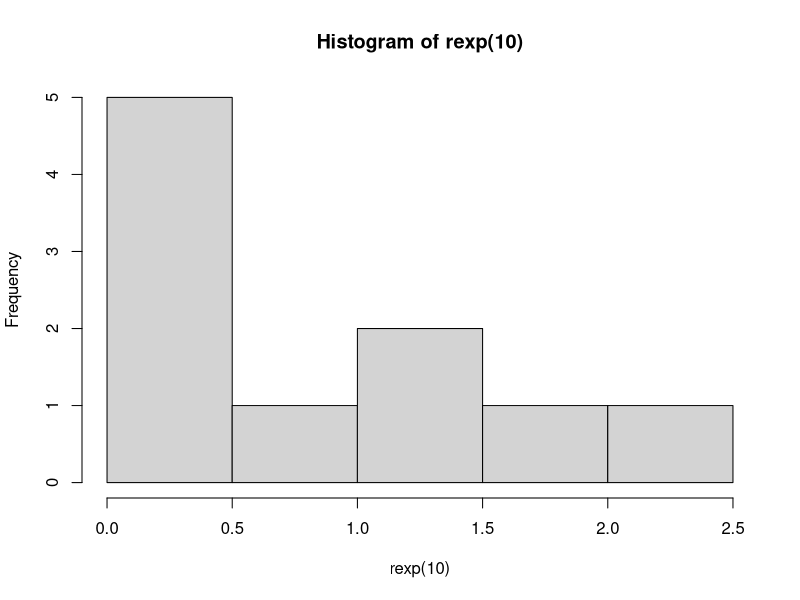
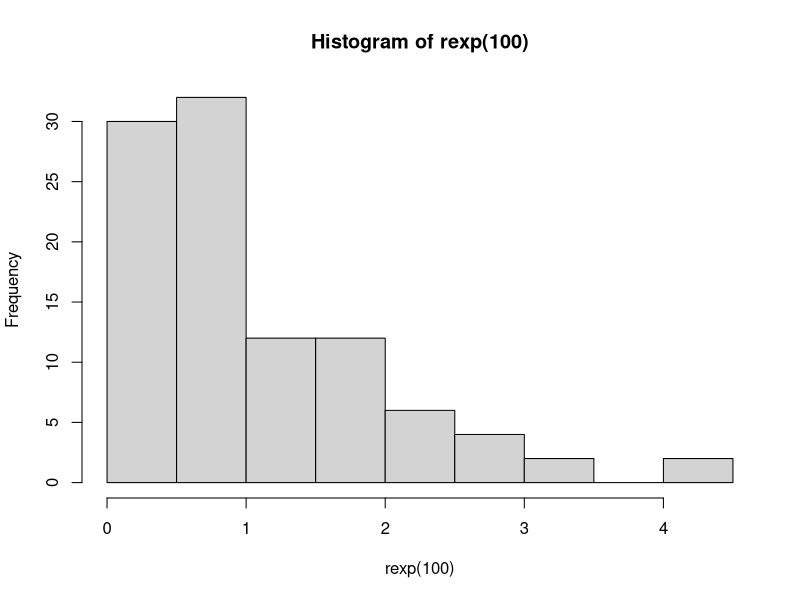
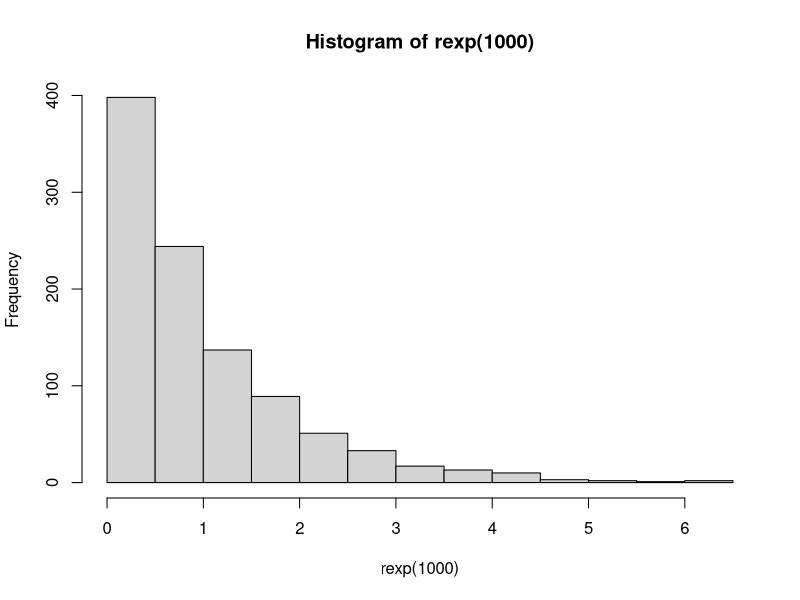
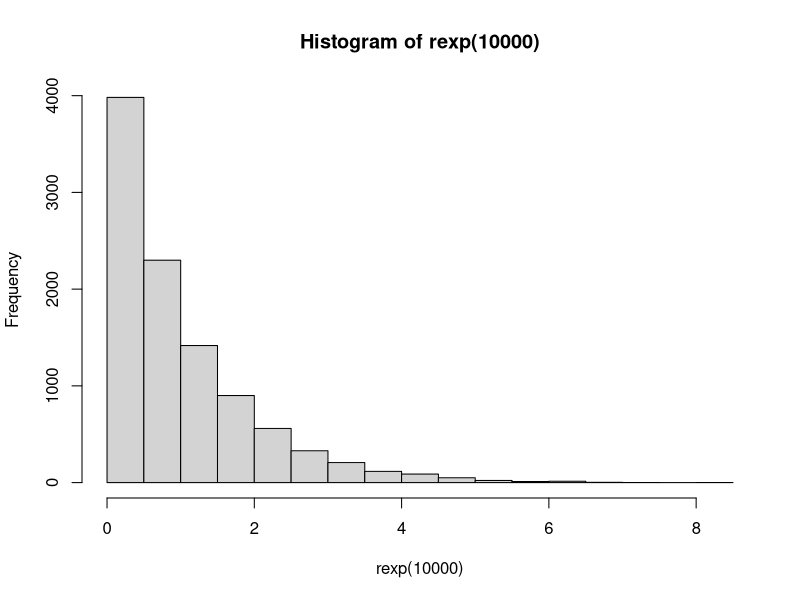

Write R code to recreate these figures, in order.
#nomor 5
set.seed(1)
#5a
lamb <- 3
dexp(lamb) #build in function eksponensial

#5b membuat histogram untuk 10 , 100, 1000, dan 10000 bilangan random
set.seed(3)
hist(rexp(10))
set.seed(3)
hist(rexp(100))
set.seed(3)
hist(rexp(1000))
set.seed(3)
hist(rexp(10000))

#5c
#rumus rata rata eksponensial
rataan <- function(lamb){
  return (1/lamb)
}
rataan(lamb) 
#rumus varian eksponensial
varian <- function(lamb){
  return (1/(lamb*lamb))
}
varian(lamb) 
paste("5c: rata-rata = ", rataan(lamb), ", varian = ", varian(lamb)) #5c



